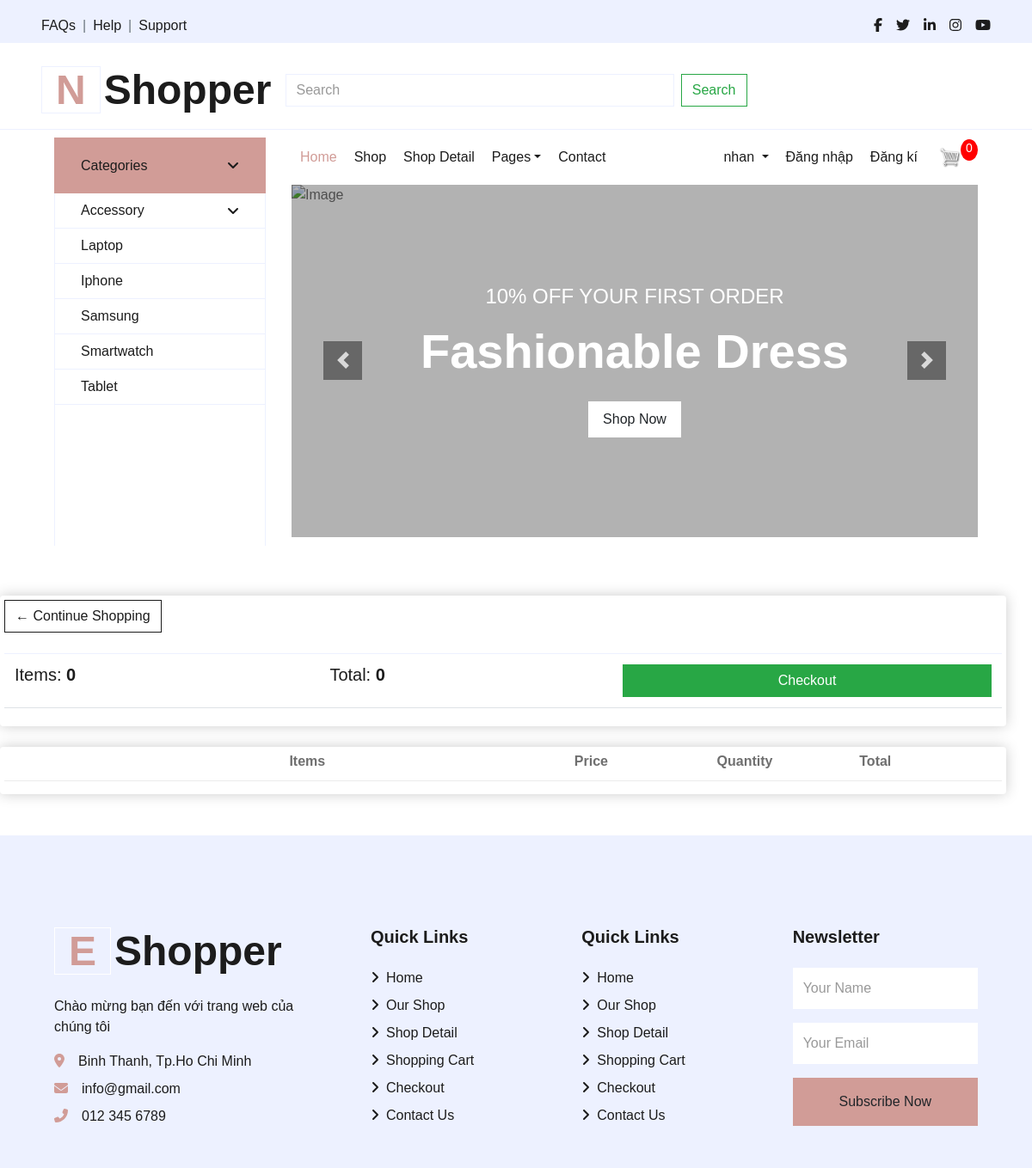
The page /cart/ (signed in) on the database as committed earlier.
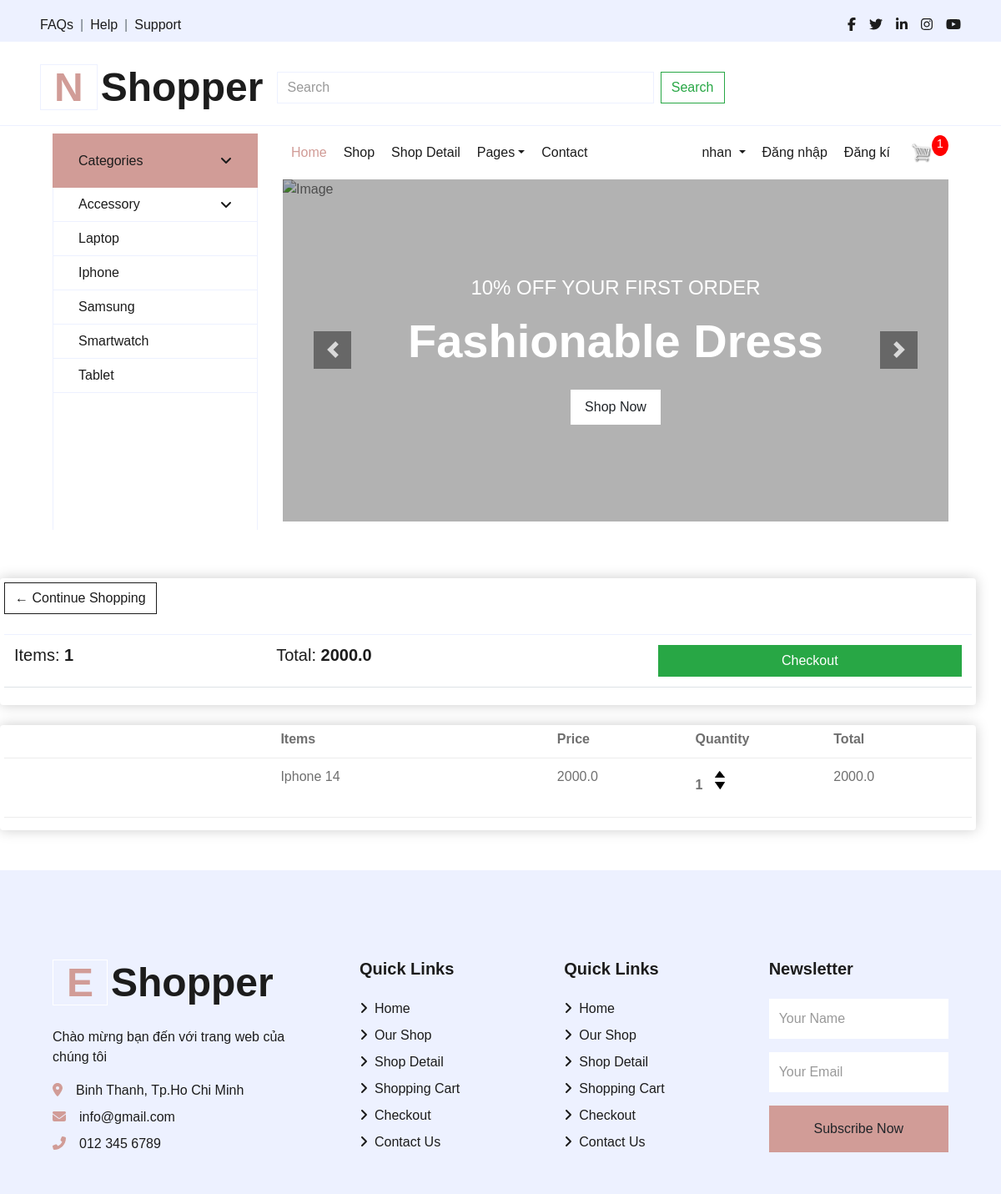
The same page on the database as committed later.
### app/models.py (models this page shows, shortened)
class Order(models.Model):
    customer = models.ForeignKey(User, on_delete=models.SET_NULL,null=True,blank=True)
    date_order = models.DateTimeField(auto_now_add=True)
    complete = models.BooleanField(default=False, null=True, blank=False)
    transaction_id = models.CharField(max_length=200, null=True)
    @property
    def get_cart_items(self):
        orderitems = self.orderitem_set.all()
        total = sum([item.quantity for item in orderitems])
        return total
    @property
    def get_cart_total(self):
        orderitems = self.orderitem_set.all()
        total = sum([item.get_total for item in orderitems])
        return total

class OrderItem(models.Model):
    product = models.ForeignKey(Product,on_delete=models.SET_NULL,null=True,blank=True)
    order = models.ForeignKey(Order,on_delete=models.SET_NULL,null=True,blank=True)
    quantity = models.IntegerField(default=0,null=True,blank=True)
    date_added = models.DateTimeField(auto_now_add=True)
    @property
    def get_total(self):
        total = self.product.price * self.quantity
        return total

class Product(models.Model):
    category = models.ManyToManyField(Category,related_name='product')
    name = models.CharField(max_length=200, null=True)
    price = models.FloatField()
    digital = models.BooleanField(default=False,null=True,blank=False)
    image = models.ImageField(null=True, blank=True)
    detail = models.TextField(null=True,blank=True)

### app/views.py (the view)
# urls.py: path('cart/', views.cart, name='cart'),
def cart(request):
    if request.user.is_authenticated:
        customer = request.user
        order, created = Order.objects.get_or_create(customer=customer, complete=False)
        items = order.orderitem_set.all()
        cartItems = order.get_cart_items
    else:
        items = []
        order = {'get_cart_items': 0, 'get_cart_total': 0}
        cartItems = order['get_cart_items']
    categories = Category.objects.filter(is_sub = False)
    context = {'items': items, 'order': order, 'cartItems':cartItems, 'categories': categories}
    return render(request, 'app/cart.html', context)

### app/templates/app/cart.html
{% extends 'app/base.html' %}
{% load static %}
{% block cart_content %}
<div class="row" style="width:100%">
    <div class="col-lg-12">
        <div class="box-element">
            <a class="btn btn-outline-dark" href="{% url 'index' %}">&#x2190; Continue Shopping</a>
            <br>
            <br>
            <table class="table">
                <th><h5>Items: <strong>{{order.get_cart_items}}</strong></h5></th>
                <th><h5>Total: <strong>{{order.get_cart_total}}</strong></h5></th>
                <th>
                        <a style="float:right; magin:5px" class="btn btn-success" href="{% url 'checkout' %}">Checkout</a>
                </th>
            </table>
        </div>
        <br>
        <div class="box-element">
            <div class="cart-row">
                <div style="flex:2"></div>
                <div style="flex:2"><strong>Items</strong></div>
                <div style="flex:1"><strong>Price</strong></div>
                <div style="flex:1"><strong>Quantity</strong></div>
                <div style="flex:1"><strong>Total</strong></div>
            </div>
            {% for item in items %}
            <div class="cart-row">
				<div style="flex:2"><img class="row-image" src="{{ipythotem.product.ImageURL}}"></div>
				<div style="flex:2"><p>{{item.product.name}}</p></div>
		 		<div style="flex:1"><p>{{item.product.price}}</p></div>
				<div style="flex:1">
					<p class="quantity">{{item.quantity}}</p>
					<div class="quantity">
						<img data-product={{item.product.id}} data-action="add" class="chg-quantity update-cart" src="{% static  'app/images/arrow-up.png' %}">
						<img data-product={{item.product.id}} data-action='remove' class="chg-quantity update-cart" src="{% static  'app/images/arrow-down.png' %}">
					</div>
				</div>
				<div style="flex:1"><p>{{item.get_total}}</p></div>
			</div>
            {% endfor %}
        </div>
    </div>
</div>
{% endblock cart_content %}

### app/templates/app/base.html (shortened to what the changed rows need)
{% load static %}
<!DOCTYPE html>
<html lang="en">
<head>
    <link href="https://cdn.jsdelivr.net/npm/bootstrap@5.3.1/dist/css/bootstrap.min.css" rel="stylesheet">
    <link href="{% static 'app/css/style.css' %}" rel="stylesheet" />
    <link href="{% static 'app/css/owl.carousel.min.css' %}" rel="stylesheet" />
    <link href="{% static 'app/css/all.min.css' %}" rel="stylesheet" />
    <link href="{% static 'app/css/main.css' %}" rel="stylesheet" />
    <link href="{% static 'app/css/detailcss.css' %}" rel="stylesheet" />
    <link href="{% static 'app/css/style.css'%}" rel="stylesheet">
    <link href="{% static 'app/css/all.min.css'%}" rel="stylesheet">
    <link href="{% static 'app/css/detailcss.css'%}" rel="stylesheet">
    <link href="{% static 'app/css/owl.carousel.css'%}" rel="stylesheet">
    <link href="{% static 'app/css/main.css'%}" rel="stylesheet">
    <link href="{% static 'app/css/style.min.css'%}" rel="stylesheet">
</head>
<body>
        <div class="row align-items-center py-3 px-xl-5">
            <div class="col-lg-3 d-none d-lg-block">
                <a href="" class="text-decoration-none">
                    <h1 class="m-0 display-5 font-weight-semi-bold"><span class="text-primary font-weight-bold border px-3 mr-1">N</span>Shopper</h1>
                </a>
            </div>
        </div>
    <div class="container-fluid mb-5">
        <div class="row border-top px-xl-5">
            <div class="col-lg-9">
                <nav class="navbar navbar-expand-lg bg-light navbar-light py-3 py-lg-0 px-0">
                    <div class="collapse navbar-collapse justify-content-between" id="navbarCollapse">
                        <div class="navbar-nav ml-auto py-0">
                            <div class="form-inline my-2 my-lg-0">
                                <a href="{% url 'cart' %}"><img id="cart-icon" src="{%static 'images/cart.png'%} "/></a>
                                <p id="cart-total">{{cartItems}}</p>
                            </div>
                        </div>
                    </div>
                </nav>
            </div>
        </div>
    </div>
    {% block cart_content %} {% endblock cart_content %}
    <div class="container-fluid bg-secondary text-dark mt-5 pt-5">
        <div class="row px-xl-5 pt-5">
            <div class="col-lg-4 col-md-12 mb-5 pr-3 pr-xl-5">
                <a href="" class="text-decoration-none">
                    <h1 class="mb-4 display-5 font-weight-semi-bold"><span class="text-primary font-weight-bold border border-white px-3 mr-1">E</span>Shopper</h1>
                </a>
            </div>
        </div>
    </div>
</body>
</html>

Rows that differ between the two databases and show on the page:
computed for Order: get_cart_items "0" → "1"; get_cart_total "0" → "2000.0"
added OrderItem: product.name "Iphone 14", product.price "2000.0", quantity "1", get_total "2000.0"
Other text that changed with them:
{{ cartItems }}: "0" → "1"
